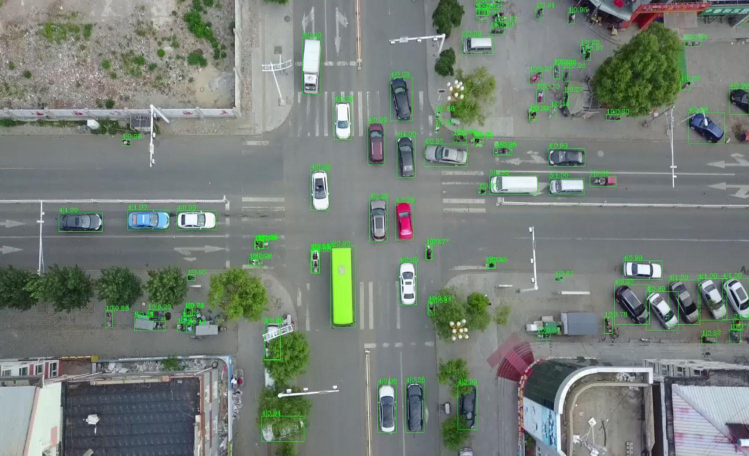
#> input picture input.jpg, 1498 x 911 px (shown at 1/2 size)
$ python main.py
#> lines starting #> are read from the running program, lines starting #| are printed output that depends on the picture; after the words box and inside, x2 and y2 are one past the last pixel; in counts of white or black regions, pixels touching at a corner belong together
import cv2

# Read image
image = cv2.imread("input.jpg")
#> image is the input picture: shape (911, 1498, 3); mean B, G, R 120.5, 127.6, 118.4

if image is None:
    print("Image not found")
    exit()

# Resize
image = cv2.resize(image, (800, 600))
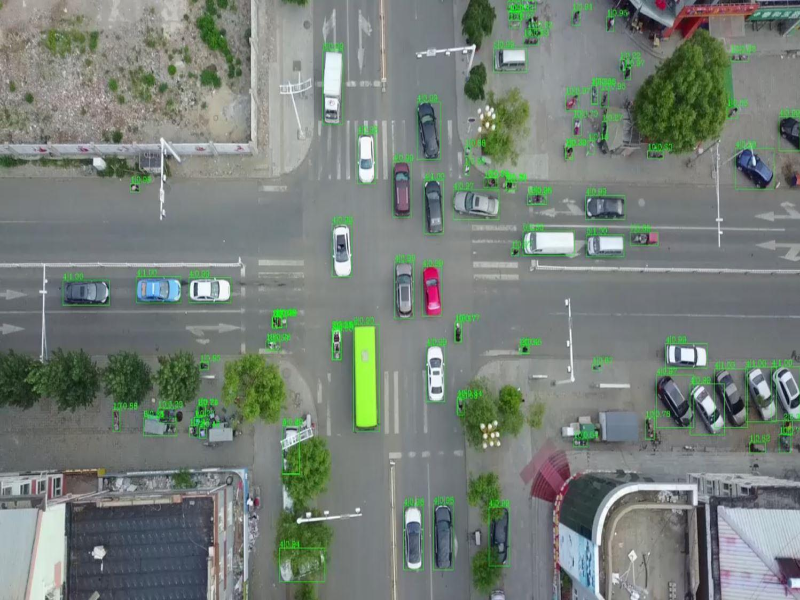
#> image: shape (600, 800, 3); mean B, G, R 120.3, 127.5, 118.3

# Grayscale
gray = cv2.cvtColor(image, cv2.COLOR_BGR2GRAY)
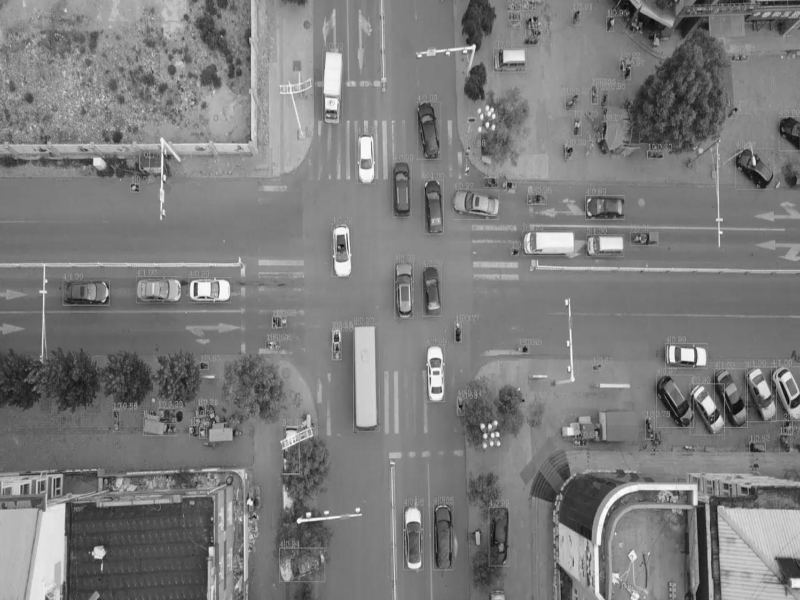
#> gray: shape (600, 800); min 9, max 253, mean 124

# Blur
blur = cv2.GaussianBlur(gray, (5, 5), 0)

# Edge detection
edges = cv2.Canny(blur, 100, 200)
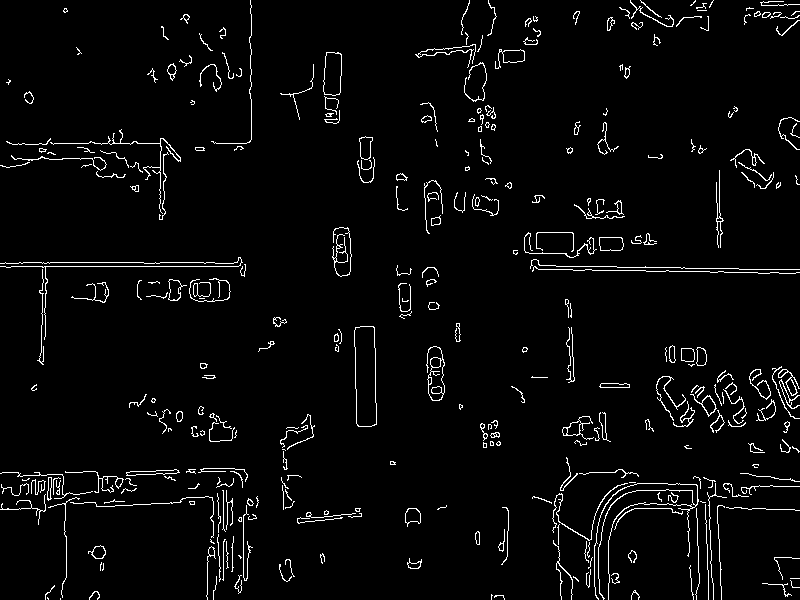
#> edges: shape (600, 800); 3.5% white in thin lines or dots

# Find contours
contours, hierarchy = cv2.findContours(
    edges,
    cv2.RETR_EXTERNAL,
    cv2.CHAIN_APPROX_SIMPLE
)
#> contours = 332 contours, 263 with area under 20; largest, box (x1, y1, x2, y2) and area: (354, 326, 377, 427) 1968, (323, 52, 342, 96) 683, (426, 346, 445, 401) 570, (599, 237, 624, 251) 296, (495, 49, 525, 69) 250

print("Objects detected:", len(contours))
#| Objects detected: 332

# Draw contours
output = image.copy()

cv2.drawContours(
    output,
    contours,
    -1,
    (0, 255, 0),
    2
)
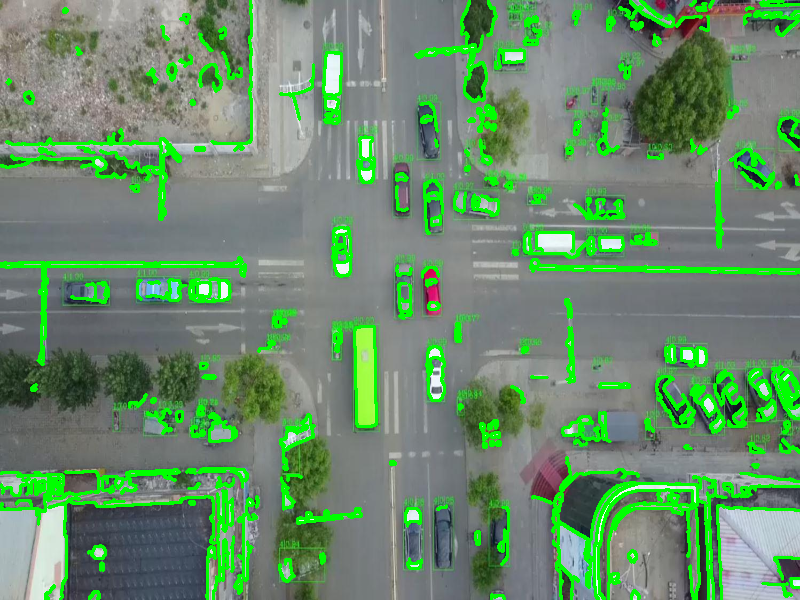
#> output: shape (600, 800, 3); 10.62% of pixels changed, all inside (x1, y1, x2, y2) = (0, 0, 800, 600)

# Display
cv2.imshow("Detected Objects", output)
cv2.imshow("Edges", edges)

cv2.imwrite("contours.jpg", output)

cv2.waitKey(0)
cv2.destroyAllWindows()
